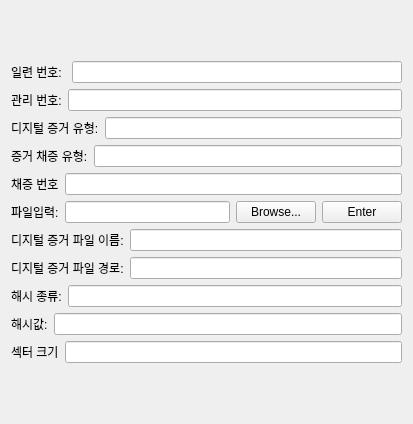
                              <widget class="QWidget" name="DE_Acquisition_Info_DEF__scrollAreaWidgetContents_1">
                               <property name="geometry">
                                <rect>
                                 <x>0</x>
                                 <y>0</y>
                                 <width>413</width>
                                 <height>424</height>
                                </rect>
                               </property>
                               <layout class="QGridLayout" name="gridLayout_15">
                                <item row="0" column="0">
                                 <layout class="QVBoxLayout" name="DE_Acquisition_Info__DEF_file__verticalLayout_1">
                                  <item>
                                   <layout class="QHBoxLayout" name="DE_Acquisition_Info_DEF_serial_no__horizontalLayout_1">
                                    <item>
                                     <widget class="QLabel" name="DE_Acquisition_Info_DEF_serial_no__label_1">
                                      <property name="text">
                                       <string>일련 번호: </string>
                                      </property>
                                     </widget>
                                    </item>
                                    <item>
                                     <widget class="QLineEdit" name="DE_Acquisition_Info_DEF_serial_no__lineEdit_1"/>
                                    </item>
                                   </layout>
                                  </item>
                                  <item>
                                   <layout class="QHBoxLayout" name="DE_Acquisition_Info_DEF_management_id__horizontalLayout_1">
                                    <item>
                                     <widget class="QLabel" name="DE_Acquisition_Info_DEF_management_id__label_1">
                                      <property name="text">
                                       <string>관리 번호:</string>
                                      </property>
                                     </widget>
                                    </item>
                                    <item>
                                     <widget class="QLineEdit" name="DE_Acquisition_Info_DEF_management_id__management_id__lineEdit_1"/>
                                    </item>
                                   </layout>
                                  </item>
                                  <item>
                                   <layout class="QHBoxLayout" name="DE_Acquisition_Info_DEF_management_id__digital_evidence_type__horizontalLayout_1">
                                    <item>
                                     <widget class="QLabel" name="DE_Acquisition_Info_DEF_management_id__digital_evidence_type__label_1">
                                      <property name="text">
                                       <string>디지털 증거 유형:</string>
                                      </property>
                                     </widget>
                                    </item>
                                    <item>
                                     <widget class="QLineEdit" name="DE_Acquisition_Info_DEF_management_id__digital_evidence_type__lineEdit_1"/>
                                    </item>
                                   </layout>
                                  </item>
                                  <item>
                                   <layout class="QHBoxLayout" name="DE_Acquisition_Info_DEF_management_id__evidences_gathering_type__horizontalLayout_1">
                                    <item>
                                     <widget class="QLabel" name="DE_Acquisition_Info_DEF_management_id__evidences_gathering_type__label_1">
                                      <property name="text">
                                       <string>증거 채증 유형:</string>
                                      </property>
                                     </widget>
                                    </item>
                                    <item>
                                     <widget class="QLineEdit" name="DE_Acquisition_Info_DEF_management_id__evidences_gathering_type__ineEdit_1"/>
                                    </item>
                                   </layout>
                                  </item>
                                  <item>
                                   <layout class="QHBoxLayout" name="DE_Acquisition_Info_DEF_management_id_gather_no__horizontalLayout_1">
                                    <item>
                                     <widget class="QLabel" name="DE_Acquisition_Info_DEF_management_id_gather_no__label_1">
                                      <property name="text">
                                       <string>채증 번호</string>
                                      </property>
                                     </widget>
                                    </item>
                                    <item>
                                     <widget class="QLineEdit" name="DE_Acquisition_Info_DEF_management_id_gather_no__lineEdit_1"/>
                                    </item>
                                   </layout>
                                  </item>
                                  <item>
                                   <layout class="QHBoxLayout" name="DE_Acquisition_Info_DEF_file_browse_horizontalLayout_1">
                                    <item>
                                     <widget class="QLabel" name="DE_Acquisition_Info_DEF_browse__label_1">
                                      <property name="maximumSize">
                                       <size>
                                        <width>16777215</width>
                                        <height>16500000</height>
                                       </size>
                                      </property>
                                      <property name="text">
                                       <string>파일입력:</string>
                                      </property>
                                     </widget>
                                    </item>
                                    <item>
                                     <widget class="QLineEdit" name="DE_Acquisition_Info_DEF_browse__lineEdit_1"/>
                                    </item>
                                    <item>
                                     <widget class="QPushButton" name="DE_Acquisition_Info_DEF_browse__browseButton_1">
                                      <property name="text">
                                       <string>Browse...</string>
                                      </property>
                                     </widget>
                                    </item>
                                    <item>
                                     <widget class="QPushButton" name="DE_Acquisition_Info_DEF_browse__enterButton_1">
                                      <property name="text">
                                       <string>Enter</string>
                                      </property>
                                     </widget>
                                    </item>
                                   </layout>
                                  </item>
                                  <item>
                                   <layout class="QHBoxLayout" name="DE_Acquisition_Info_DEF_digital_evidence_file_name__horizontalLayout_1">
                                    <item>
                                     <widget class="QLabel" name="DE_Acquisition_Info_DEF_digital_evidence_file_name__label_1">
                                      <property name="text">
                                       <string>디지털 증거 파일 이름:</string>
                                      </property>
                                     </widget>
                                    </item>
                                    <item>
                                     <widget class="QLineEdit" name="DE_Acquisition_Info_DEF_digital_evidence_file_name__lineEdit_1"/>
                                    </item>
                                   </layout>
                                  </item>
                                  <item>
                                   <layout class="QHBoxLayout" name="DE_Acquisition_Info_DEF_digital_evidence_file_path__horizontalLayout_1">
                                    <item>
                                     <widget class="QLabel" name="DE_Acquisition_Info_DEF_digital_evidence_file_path__label_1">
                                      <property name="text">
                                       <string>디지털 증거 파일 경로:</string>
                                      </property>
                                     </widget>
                                    </item>
                                    <item>
                                     <widget class="QLineEdit" name="DE_Acquisition_Info_DEF_digital_evidence_file_path__lineEdit_1"/>
                                    </item>
                                   </layout>
                                  </item>
                                  <item>
                                   <layout class="QHBoxLayout" name="DE_Acquisition_Info_DEF_hash_type__horizontalLayout_1">
                                    <item>
                                     <widget class="QLabel" name="DE_Acquisition_Info_DEF_hash_type__label_1">
                                      <property name="text">
                                       <string>해시 종류:</string>
                                      </property>
                                     </widget>
                                    </item>
                                    <item>
                                     <widget class="QLineEdit" name="DE_Acquisition_Info_DEF_hash_type__lineEdit_1"/>
                                    </item>
                                   </layout>
                                  </item>
                                  <item>
                                   <layout class="QHBoxLayout" name="DE_Acquisition_Info_DEF_hash_value__horizontalLayout_1">
                                    <item>
                                     <widget class="QLabel" name="DE_Acquisition_Info_DEF_hash_value__label_1">
                                      <property name="text">
                                       <string>해시값:</string>
                                      </property>
                                     </widget>
                                    </item>
                                    <item>
                                     <widget class="QLineEdit" name="DE_Acquisition_Info_DEF_hash_value__lineEdit_1"/>
                                    </item>
                                   </layout>
                                  </item>
                                  <item>
                                   <layout class="QHBoxLayout" name="DE_Acquisition_Info_DEF_sector_size__horizontalLayout_1">
                                    <item>
                                     <widget class="QLabel" name="DE_Acquisition_Info_DEF_sector_size__label_1">
                                      <property name="text">
                                       <string>섹터 크기</string>
                                      </property>
                                     </widget>
                                    </item>
                                    <item>
                                     <widget class="QLineEdit" name="DE_Acquisition_Info_DEF_sector_size__lineEdit_1"/>
                                    </item>
                                   </layout>
                                  </item>
                                 </layout>
                                </item>
                               </layout>
                              </widget>
